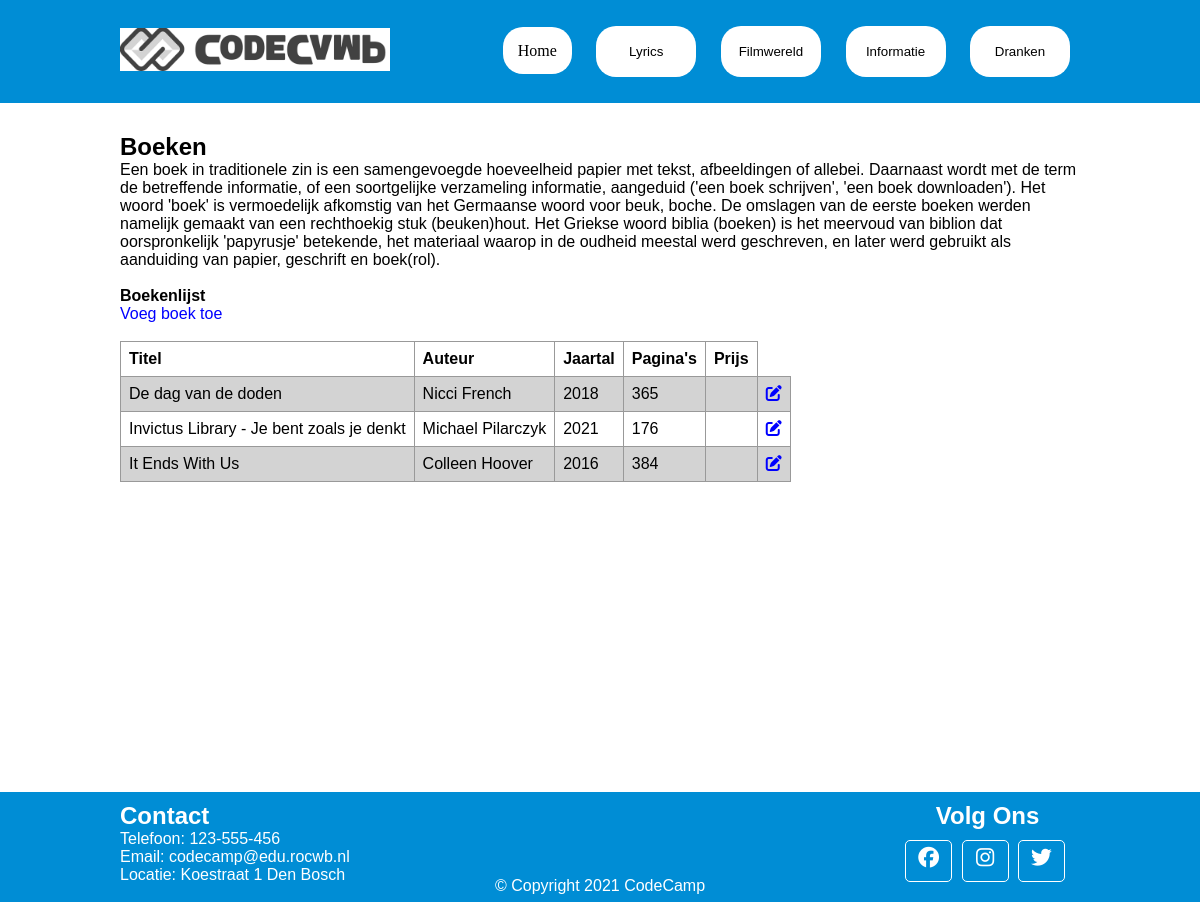
The page /pages/informatie/boeken.php on the database its author committed.
### tables this page shows
CREATE TABLE `boeken` (
  `id` int(11) UNSIGNED NOT NULL,
  `titel` varchar(50) NOT NULL,
  `auteur` varchar(50) NOT NULL,
  `jaartal` int(11) NOT NULL DEFAULT '0',
  `pagina` int(11) NOT NULL DEFAULT '0',
  `prijs` int(11) DEFAULT NULL
);

### pages/informatie/boeken.php (the view, shortened to what this page needs)
<!DOCTYPE html>
<html lang="en">
    <head>
        <link rel="stylesheet" href="../../css/main.css">
    </head>
    <body>
        <?php include "../../header.php" ?>
        <div class="content padding">
            <div class="container">
                <h2>Boeken</h2>
                <p>
                    Een boek in traditionele zin is een samengevoegde hoeveelheid papier met tekst, afbeeldingen of
                    allebei. Daarnaast wordt met de term de betreffende informatie, of een soortgelijke verzameling
                    informatie, aangeduid ('een boek schrijven', 'een boek downloaden').
                    Het woord 'boek' is vermoedelijk afkomstig van het Germaanse woord voor beuk, boche. De omslagen van
                    de eerste boeken werden namelijk gemaakt van een rechthoekig stuk (beuken)hout. Het Griekse woord
                    biblia (boeken) is het meervoud van biblion dat oorspronkelijk 'papyrusje' betekende, het materiaal
                    waarop in de oudheid meestal werd geschreven, en later werd gebruikt als aanduiding van papier,
                    geschrift en boek(rol).
                </p>
                <p><br></p>
                <h4>Boekenlijst</h4>
                <div class="bookStart">
                    <a href="<?php echo $base_url ?>/tasks/create.php">Voeg boek toe</a>
                </div>
                <?php
                    require_once '../../backend/conn.php';
                    $query = "SELECT * FROM boeken";
                    $statement = $conn->prepare($query);
                    $statement->execute();
                    $boeken = $statement->fetchAll(PDO::FETCH_ASSOC);
                ?>
                <p><br></p>
                <table>
                    <tr>
                        <th>Titel</th>
                        <th>Auteur</th>
                        <th>Jaartal</th>
                        <th>Pagina's</th>
                        <th>Prijs</th>
                    </tr>
                    <?php foreach($boeken as $boek): ?>
                        <tr>
                            <td><?php echo $boek['titel']; ?></td>
                            <td><?php echo $boek['auteur']; ?></td>
                            <td><?php echo $boek['jaartal']; ?></td>
                            <td><?php echo $boek['pagina']; ?></td>
                            <td><?php echo $boek['prijs']; ?></td>
                            <td><a href="<?php echo $base_url ?>/tasks/edit.php?id=<?php echo $boek['id']; ?>"><i class="fas fa-edit"></i></i></a></td>
                        </tr>
                    <?php endforeach; ?>
                </table>
            </div>
        </div>
        <?php include "../../footer.php" ?>
    </body>
</html>

### header.php (shortened to what this page needs)
<header>
    <div class="container">
        <div class="menu">
            <a href="<?php echo $base_url; ?>/index.php"><img src="<?php echo $base_url; ?>/img/logo2.png" alt="CodeCamp logo"></a>
            <div class="splitPicture">
                <div class="dropdown">
                    <a id="HeaderHome" href="<?php echo $base_url; ?>">Home</a>
                </div>
                <div class="dropdown">
                    <div class="breedteHeader">
                        <button class="dropbtn">Lyrics</button>
                    </div>
                </div>
                <div class="dropdown">
                    <div class="breedteHeader">
                        <button class="dropbtn">Filmwereld</button>
                    </div>
                </div>
                <div class="dropdown">
                    <div class="breedteHeader">
                        <button class="dropbtn">Informatie</button>
                    </div>
                </div>
                <div class="dropdown">
                    <div class="breedteHeader">
                        <button class="dropbtn">Dranken</button>
                    </div>
                </div>
            </div>
        </div>
    </div>
</header>

### footer.php
<footer>
    <div class="container flex">
        <div class="left">
            <h2>Contact</h2>
            <ul>
                <p>Telefoon: 123-555-456</p>
                <p>Email: codecamp@edu.rocwb.nl</p>
                <p>Locatie: Koestraat 1 Den Bosch</p>
            </ul>
        </div>
        <div class="right">
            <h2>Volg Ons</h2>
            <div class="links">
                <a href="#"><i class="fab fa-facebook"></i></a>
                <a href="#"><i class="fab fa-instagram"></i></a>
                <a href="#"><i class="fab fa-twitter"></i></a>
            </div>
        </div>
    </div>
    <div class="midden-copyright">
        <p>&copy Copyright 2021 CodeCamp</p>
    </div>
</footer>

### css/main.css (style rules this page uses)
:root { --red: #cc0000; --green: #9cd9a8; --blue: #4682b4; --brown: #b97d4b; --headFoot: #008dd5; --hoverColor: lightgray; --yellow: yellow; --purple: purple; --lightgray: #e4e4e4; --white: white; --black: black; }
* { font-family: verdana, Arial, Helvetica, sans-serif; text-decoration: none; margin: 0; padding: 0; }
.container, .contBody { margin: 0 auto; width: 960px; }
.container a { text-decoration: none; color: blue; }
.content { padding-top: 30px; }
.padding { padding-bottom: 400px; }
.flex { display: flex; justify-content: space-between; }
table { border-radius: 5px; }
tr:nth-child(even) { background-color: lightgray; }
.padding { padding-bottom: 35%; }
table { border-collapse: collapse; }
td, th { border: 1px solid #999; padding: 0.5rem; text-align: left; }
header { margin: 0; padding: 20px 0; background-color: var(--headFoot); }
header img { max-width: 270px; }
.menu { display: flex; justify-content: space-between; align-items: center; padding-top: 6px; padding-bottom: 6px; }
.splitPicture a { color: black; font-family: verdana; margin: 0px 10px; }
.breedteHeader { display: flex; justify-content: center; }
.dropbtn { color: black; margin: 0px 10px; padding: 18px 18px; border-radius: 20px; background-color: white; border: none; min-width: 100px; }
#HeaderHome { color: black; margin: 0px 10px; padding: 15px 15px; border-radius: 20px; background-color: white; border: none; min-width: 100px; }
.dropdown { position: relative; display: inline-block; }
footer { position: fixed; bottom: 0; width: 100%; background-color: var(--headFoot); padding-top: 10px; padding-bottom: 10px; }
footer .container p, footer .container h2 { margin: 0; color: white; }
.right h2 { text-align: center; }
.links { padding: 10px; }
.links a { border: 1px solid white; width: 45px; height: 35px; padding-top: 5px; margin-right: 5px; text-align: center; display: inline-block; font-size: 1.3em; border-radius: 5px; transition: all .3s; color: white; }
.midden-copyright { height: 25px; text-align: center; position: absolute; width: 100%; bottom: 0; left: 0; padding-top: 20px; color: white; }

### rows shown on the page
boeken: titel "De dag van de doden", auteur "Nicci French", jaartal "2018", pagina "365"
boeken: titel "Invictus Library - Je bent zoals je denkt", auteur "Michael Pilarczyk", jaartal "2021", pagina "176"
boeken: titel "It Ends With Us", auteur "Colleen Hoover", jaartal "2016", pagina "384"
